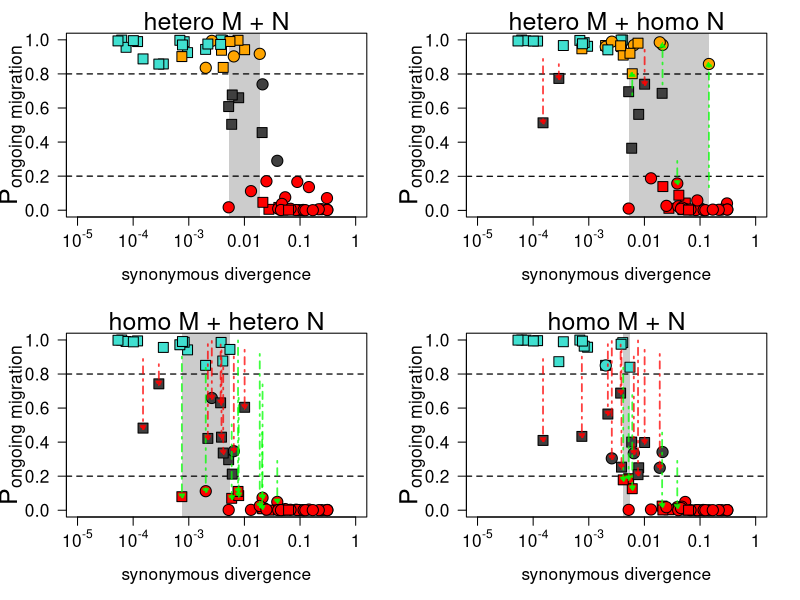

R code for this plot:
library(shape)
HH = read.table("migHetero_NHetero.txt", h=T)
Hh = read.table("migHetero_NHomo.txt", h=T)
hH = read.table("migHomo_NHetero.txt", h=T)
hh = read.table("migHomo_NHomo.txt", h=T)
st = read.table("species_statues.txt",h=T)

paste_tmp = function(a, b){
	return(paste(as.character(a), as.character(b),sep="_"))
}

name_st = NULL
for(i in 1:nrow(st)){
	name_st = c(name_st, paste_tmp(st[i,1], st[i,2]))
}
st = cbind(st, name_st)
st = st[,c(4,3)]

name_HH = NULL
name_Hh = NULL
name_hH = NULL
name_hh = NULL
for(i in 1:nrow(HH)){
	name_HH = c(name_HH, paste_tmp(HH[i,1], HH[i,2]))
	name_Hh = c(name_Hh, paste_tmp(Hh[i,1], Hh[i,2]))
	name_hH = c(name_hH, paste_tmp(hH[i,1], hH[i,2]))
	name_hh = c(name_hh, paste_tmp(hh[i,1], hh[i,2]))
}
HH = cbind(HH, name_HH)
HH = merge(HH, st, by.x=ncol(HH), by.y=1)[,-1] 
Hh = cbind(Hh, name_Hh)
Hh = merge(Hh, st, by.x=ncol(Hh), by.y=1)[,-1] 
hH = cbind(hH, name_hH)
hH = merge(hH, st, by.x=ncol(hH), by.y=1)[,-1] 
hh = cbind(hh, name_hh)
hh = merge(hh, st, by.x=ncol(hh), by.y=1)[,-1] 

bilanhh = hh$pSCHomov1 + hh$pIMHomov1 + hh$pPanmixiav1 
bilanHh = Hh$pIMHomov1 + Hh$pIMHeterov1 + Hh$pSCHomov1 + Hh$pSCHeterov1 + Hh$pPanmixiav1
bilanhH = hH$pIMHomov1 + hH$pIMHomov2 + hH$pSCHomov1 + hH$pSCHomov2 + hH$pPanmixiav1 + hH$pPanmixiav2
bilanHH = HH$pIMHomov1 + HH$pIMHomov2 + HH$pSCHomov1 + HH$pSCHomov2 + HH$pIMHeterov1 + HH$pIMHeterov2 + HH$pSCHeterov1 + HH$pSCHeterov2 + HH$pPanmixiav1 + HH$pPanmixiav2

tmp = rep(NA, length(bilanhh))
tmp[which(bilanhh>=0.8)] = "Migration"
tmp[which(bilanhh<.2)] = "NoMigration"
bilanhh = tmp

tmp = rep(NA, length(bilanHh))
tmp[which(bilanHh>=0.8)] = "Migration"
tmp[which(bilanHh<.2)] = "NoMigration"
bilanHh = tmp

tmp = rep(NA, length(bilanhH))
tmp[which(bilanhH>=0.8)] = "Migration"
tmp[which(bilanhH<.2)] = "NoMigration"
bilanhH = tmp

tmp = rep(NA, length(bilanHH))
tmp[which(bilanHH>=0.8)] = "Migration"
tmp[which(bilanHH<.2)] = "NoMigration"
bilanHH = tmp

pmig_hh = hh$pSCHomov1 + hh$pIMHomov1 + hh$pPanmixiav1
pmig_Hh = Hh$pIMHomov1 + Hh$pIMHeterov1 + Hh$pSCHomov1 + Hh$pSCHeterov1 + Hh$pPanmixiav1
pmig_hH = hH$pIMHomov1 + hH$pIMHomov2 + hH$pSCHomov1 + hH$pSCHomov2 + hH$pPanmixiav1 + hH$pPanmixiav2
pmig_HH = HH$pIMHomov1 + HH$pIMHomov2 + HH$pSCHomov1 + HH$pSCHomov2 + HH$pIMHeterov1 + HH$pIMHeterov2 + HH$pSCHeterov1 + HH$pSCHeterov2 + HH$pPanmixiav1 + HH$pPanmixiav2

# plot MHetero_NHetero
dev.new(width=10, height=8)
par(las=2, mar=c(5,4,2,2), mfrow=c(2,2))

# plot HH
plot(log10(HH$netdivAB_avg), pmig_HH, ylab ="" , xlab = "synonymous divergence", col = "white", cex.lab = 1.25, xaxt = "n", yaxt = "n", xlim=c(log10(1e-5), log10(1)), cex.axis=1.25)
par(las=3)
mtext(side=2, text=expression(P["ongoing migration"]), line=2.25, cex=1.5)
par(las=1)
axis(side = 1, at = c(0, -1, -2, -3, -4, -5), labels = c(1, 0.1, 0.01, expression(paste("10"^"-3")), expression(paste("10"^"-4")) , expression(paste("10"^"-5"))), cex.axis=1.25)
axis(side = 2, at = c(0, 0.2, 0.4, 0.6, 0.8, 1), cex.axis=1.25)
mtext(side = 3, text = "hetero M + N", cex = 1.5)

#rect(-10, 0.2, 10, 0.8, col = rgb(1, 0, 0, 0.15))
div_NA = log10(sort(HH[is.na(bilanHH),]$netdivAB_avg))
div_Mig = log10(sort(HH[which(bilanHH=="Migration"),]$netdivAB_avg))
div_NoMig = log10(sort(HH[which(bilanHH=="NoMigration"),]$netdivAB_avg))
xA1 = div_NoMig[1]
xB1 = div_Mig[length(div_Mig)]
#xA2 = div_NA[2]
#xB2 = div_NA[length(div_NA)-1]

rect(xA1, -1, xB1, 2, col = rgb(0, 0, 0, 0.2), border=NA)
#rect(xA2, -1, xB2, 2, col = rgb(0, 0, 0, 0.15), border=NA)
abline(h=c(0.2, 0.8), lty=2, lwd=1.25)

#points(log10(HH$netdivAB_avg), pmig_HH, col = rgb(0,0,0, 0.5))
par(las=1)
#mtext("MigHetero_NHetero", side = 3, line = 0.25)

# formes des points en fonction du statu d'espces
formes = rep(0, nrow(HH))
formes[which(HH$status == 0)] = 22 
formes[which(HH$status == 0.5)] = 22
formes[which(HH$status == 1)] = 21

# couleurs en fonction de NHetero, MHetero, NHomo, MHomo.
couleurs = rep(0, nrow(HH))
heteroM = apply(HH[,grep("Hetero", colnames(HH))], FUN="sum", MARGIN=1)

heteroN = apply(HH[,grep("v2", colnames(HH))], FUN="sum", MARGIN=1)

#homoM_homoN: species with homogeneity for both introgression and Ne
couleurs[which(pmig_HH>= 0.8 & heteroM >= 0.8)] = "orange"
couleurs[which(pmig_HH>= 0.8 & heteroM <= 0.8)] = "turquoise"
couleurs[which(pmig_HH<= 0.2)] = "red"
couleurs[which(pmig_HH> 0.2 & pmig_HH<0.8)] = grey(0.25)

points(log10(HH$netdivAB_avg), pmig_HH, pch=formes, col="black", bg=couleurs, cex=1.8)

# plot Hh
plot(log10(Hh$netdivAB_avg), pmig_Hh, ylab ="" , xlab = "synonymous divergence", col = "white", cex.lab = 1.25, xaxt = "n", yaxt = "n", xlim=c(log10(1e-5), log10(1)), cex.axis=1.25)
par(las=3)
mtext(side=2, text=expression(P["ongoing migration"]), line=2.25, cex=1.5)
par(las=1)
axis(side = 1, at = c(0, -1, -2, -3, -4, -5), labels = c(1, 0.1, 0.01, expression(paste("10"^"-3")), expression(paste("10"^"-4")) , expression(paste("10"^"-5"))), cex.axis=1.25)
axis(side = 2, at = c(0, 0.2, 0.4, 0.6, 0.8, 1), cex.axis=1.25)


#rect(-10, 0.2, 10, 0.8, col = rgb(1, 0, 0, 0.15))
div_NA = log10(sort(Hh[is.na(bilanHh),]$netdivAB_avg))
div_Mig = log10(sort(Hh[which(bilanHh=="Migration"),]$netdivAB_avg))
div_NoMig = log10(sort(Hh[which(bilanHh=="NoMigration"),]$netdivAB_avg))
xA1 = div_NoMig[1]
xB1 = div_Mig[length(div_Mig)]
#xA2 = div_NA[2]
#xB2 = div_NA[length(div_NA)-1]

rect(xA1, -1, xB1, 2, col = rgb(0, 0, 0, 0.2), border=NA)
#rect(xA2, -1, xB2, 2, col = rgb(0, 0, 0, 0.15), border=NA)
abline(h=c(0.2, 0.8), lty=2, lwd=1.25)
#points(log10(Hh$netdivAB_avg), pmig_Hh, col = rgb(0,0,0, 0.5))
par(las=1)
#mtext("MigHetero_NHetero", side = 3, line = 0.25)

# formes des points en fonction du statu d'espces
formes = rep(0, nrow(Hh))
formes[which(Hh$status == 0)] = 22 
formes[which(Hh$status == 0.5)] = 22
formes[which(Hh$status == 1)] = 21

# couleurs en fonction de NHetero, MHetero, NHomo, MHomo.
couleurs = rep(0, nrow(Hh))
heteroM = apply(Hh[,grep("Hetero", colnames(Hh))], FUN="sum", MARGIN=1)

heteroN = apply(Hh[,grep("v2", colnames(Hh))], FUN="sum", MARGIN=1)

#homoM_homoN: species with homogeneity for both introgression and Ne
couleurs[which(pmig_Hh>= 0.8 & heteroM >= 0.8)] = "orange"
couleurs[which(pmig_Hh>= 0.8 & heteroM <= 0.8)] = "turquoise"
couleurs[which(pmig_Hh<= 0.2)] = "red"
couleurs[which(pmig_Hh> 0.2 & pmig_Hh<0.8)] = grey(0.25)

points(log10(Hh$netdivAB_avg), pmig_Hh, pch=formes, col="black", bg=couleurs, cex=1.8)
mtext(side = 3, text = "hetero M + homo N", cex = 1.5)
for(i in 1:length(bilanHH)){
	testA = as.character(bilanHH[i])
	testB = as.character(bilanHh[i])
	if(is.na(testA)==T){testA="NA"}
	if(is.na(testB)==T){testB="NA"}
	if(testA != testB & testB!="NA"){
		Arrows(log10(HH$netdivAB_avg)[i], pmig_HH[i], log10(Hh$netdivAB_avg)[i], pmig_Hh[i], arr.length=0.1, arr.type="triangle", arr.width=0.1, lty=4, col=rgb(0,1,0, 0.75), lwd=1.75)
	}
	if(testA != testB & testB=="NA"){
		Arrows(log10(HH$netdivAB_avg)[i], pmig_HH[i], log10(Hh$netdivAB_avg)[i], pmig_Hh[i], arr.length=0.1, arr.type="triangle", arr.width=0.1, lty=4, col=rgb(1,0,0, 0.75), lwd=1.75)
	}
}


# plot hH
plot(log10(hH$netdivAB_avg), pmig_hH, ylab ="" , xlab = "synonymous divergence", col = "white", cex.lab = 1.25, xaxt = "n", yaxt = "n", xlim=c(log10(1e-5), log10(1)), cex.axis=1.25)
par(las=3)
mtext(side=2, text=expression(P["ongoing migration"]), line=2.25, cex=1.5)
par(las=1)
axis(side = 1, at = c(0, -1, -2, -3, -4, -5), labels = c(1, 0.1, 0.01, expression(paste("10"^"-3")), expression(paste("10"^"-4")) , expression(paste("10"^"-5"))), cex.axis=1.25)
axis(side = 2, at = c(0, 0.2, 0.4, 0.6, 0.8, 1), cex.axis=1.25)

#rect(-10, 0.2, 10, 0.8, col = rgb(1, 0, 0, 0.15))
div_NA = log10(sort(hH[is.na(bilanhH),]$netdivAB_avg))
div_Mig = log10(sort(hH[which(bilanhH=="Migration"),]$netdivAB_avg))
div_NoMig = log10(sort(hH[which(bilanhH=="NoMigration"),]$netdivAB_avg))
xA1 = div_NoMig[1]
xB1 = div_Mig[length(div_Mig)]
#xA2 = div_NA[2]
#xB2 = div_NA[length(div_NA)-1]

rect(xA1, -1, xB1, 2, col = rgb(0, 0, 0, 0.2), border=NA)
#rect(xA2, -1, xB2, 2, col = rgb(0, 0, 0, 0.15), border=NA)
abline(h=c(0.2, 0.8), lty=2, lwd=1.25)
#points(log10(hH$netdivAB_avg), pmig_hH, col = rgb(0,0,0, 0.5))
par(las=1)
#mtext("MigHetero_NHetero", side = 3, line = 0.25)

#points(log10(hH$netdivAB_avg), pmig_hH, col = rgb(0,0,0, 0.5))
par(las=1)
#mtext("MigHetero_NHetero", side = 3, line = 0.25)

# formes des points en fonction du statu d'espces
formes = rep(0, nrow(hH))
formes[which(hH$status == 0)] = 22 
formes[which(hH$status == 0.5)] = 22
formes[which(hH$status == 1)] = 21

# couleurs en fonction de NHetero, MHetero, NHomo, MHomo.
couleurs = rep(0, nrow(hH))
heteroM = apply(hH[,grep("Hetero", colnames(hH))], FUN="sum", MARGIN=1)

heteroN = apply(hH[,grep("v2", colnames(hH))], FUN="sum", MARGIN=1)

#homoM_homoN: species with homogeneity for both introgression and Ne
couleurs[which(pmig_hH>= 0.8 & heteroM >= 0.8)] = "orange"
couleurs[which(pmig_hH>= 0.8 & heteroM <= 0.8)] = "turquoise"
couleurs[which(pmig_hH<= 0.2)] = "red"
couleurs[which(pmig_hH> 0.2 & pmig_hH<0.8)] = grey(0.25)

points(log10(hH$netdivAB_avg), pmig_hH, pch=formes, col="black", bg=couleurs, cex=1.8)

mtext(side = 3, text = "homo M + hetero N", cex = 1.5)

for(i in 1:length(bilanHH)){
	testA = as.character(bilanHH[i])
	testB = as.character(bilanhH[i])
	if(is.na(testA)==T){testA="NA"}
	if(is.na(testB)==T){testB="NA"}
	if(testA != testB & testB!="NA"){
		Arrows(log10(HH$netdivAB_avg)[i], pmig_HH[i], log10(hH$netdivAB_avg)[i], pmig_hH[i], arr.length=0.1, arr.type="triangle", arr.width=0.1, lty=4, col=rgb(0,1,0, 0.75), lwd=1.75)
	}
	if(testA != testB & testB=="NA"){
		Arrows(log10(HH$netdivAB_avg)[i], pmig_HH[i], log10(hH$netdivAB_avg)[i], pmig_hH[i], arr.length=0.1, arr.type="triangle", arr.width=0.1, lty=4, col=rgb(1,0,0, 0.75), lwd=1.75)
	}
}


# plot hh
plot(log10(hh$netdivAB_avg), pmig_hh, ylab ="" , xlab = "synonymous divergence", col = "white", cex.lab = 1.25, xaxt = "n", yaxt = "n", xlim=c(log10(1e-5), log10(1)), cex.axis=1.25)
par(las=3)
mtext(side=2, text=expression(P["ongoing migration"]), line=2.25, cex=1.5)
par(las=1)
axis(side = 1, at = c(0, -1, -2, -3, -4, -5), labels = c(1, 0.1, 0.01, expression(paste("10"^"-3")), expression(paste("10"^"-4")) , expression(paste("10"^"-5"))), cex.axis=1.25)
axis(side = 2, at = c(0, 0.2, 0.4, 0.6, 0.8, 1), cex.axis=1.25)


#rect(-10, 0.2, 10, 0.8, col = rgb(1, 0, 0, 0.15))
div_NA = log10(sort(hh[is.na(bilanhh),]$netdivAB_avg))
div_Mig = log10(sort(hh[which(bilanhh=="Migration"),]$netdivAB_avg))
div_NoMig = log10(sort(hh[which(bilanhh=="NoMigration"),]$netdivAB_avg))
xA1 = div_NoMig[1]
xB1 = div_Mig[length(div_Mig)]
#xA2 = div_NA[2]
#xB2 = div_NA[length(div_NA)-1]

rect(xA1, -1, xB1, 2, col = rgb(0, 0, 0, 0.2), border=NA)
#rect(xA2, -1, xB2, 2, col = rgb(0, 0, 0, 0.15), border=NA)
abline(h=c(0.2, 0.8), lty=2, lwd=1.25)
#points(log10(hh$netdivAB_avg), pmig_hh, col = rgb(0,0,0, 0.5))
par(las=1)
#mtext("MigHetero_NHetero", side = 3, line = 0.25)

# formes des points en fonction du statu d'espces
formes = rep(0, nrow(hh))
formes[which(hh$status == 0)] = 22 
formes[which(hh$status == 0.5)] = 22
formes[which(hh$status == 1)] = 21

# couleurs en fonction de NHetero, MHetero, NHomo, MHomo.
couleurs = rep(0, nrow(hh))
heteroM = apply(hh[,grep("Hetero", colnames(hh))], FUN="sum", MARGIN=1)

heteroN = apply(hh[,grep("v2", colnames(hh))], FUN="sum", MARGIN=1)

#homoM_homoN: species with homogeneity for both introgression and Ne
couleurs[which(pmig_hh>= 0.8 & heteroM >= 0.8)] = "orange"
couleurs[which(pmig_hh>= 0.8 & heteroM <= 0.8)] = "turquoise"
couleurs[which(pmig_hh<= 0.2)] = "red"
couleurs[which(pmig_hh> 0.2 & pmig_hh<0.8)] = grey(0.25)

points(log10(hh$netdivAB_avg), pmig_hh, pch=formes, col="black", bg=couleurs, cex=1.8)

mtext(side = 3, text = "homo M + N", cex = 1.5)
for(i in 1:length(bilanHH)){
	testA = as.character(bilanHH[i])
	testB = as.character(bilanhh[i])
	if(is.na(testA)==T){testA="NA"}
	if(is.na(testB)==T){testB="NA"}
	if(testA != testB & testB!="NA"){
		Arrows(log10(HH$netdivAB_avg)[i], pmig_HH[i], log10(hh$netdivAB_avg)[i], pmig_hh[i], arr.length=0.1, arr.type="triangle", arr.width=0.1, lty=4, col=rgb(0,1,0, 0.75), lwd=1.75)
	}
	if(testA != testB & testB=="NA"){
		Arrows(log10(HH$netdivAB_avg)[i], pmig_HH[i], log10(hh$netdivAB_avg)[i], pmig_hh[i], arr.length=0.1, arr.type="triangle", arr.width=0.1, lty=4, col=rgb(1,0,0, 0.75), lwd=1.75)
	}
}


dev.print(pdf, "figureS5.pdf", bg="white")
dev.off()

